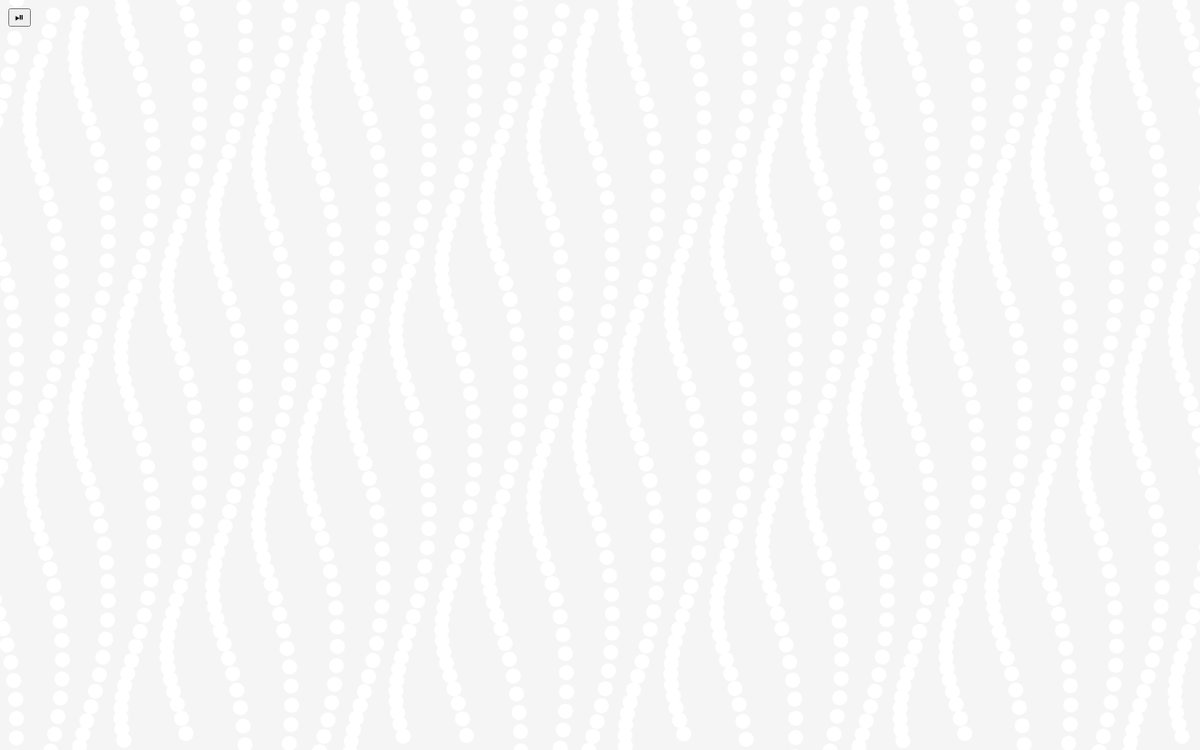
Frame 1 (no input)
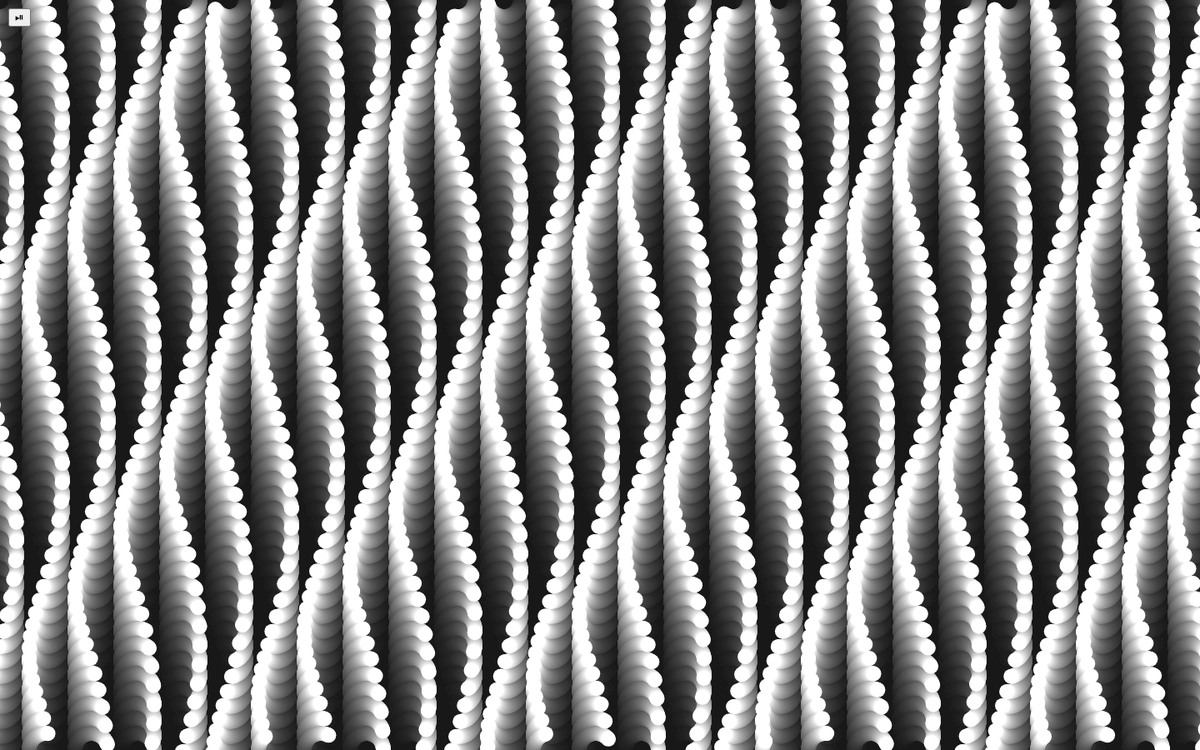
Frame 60 (no input)
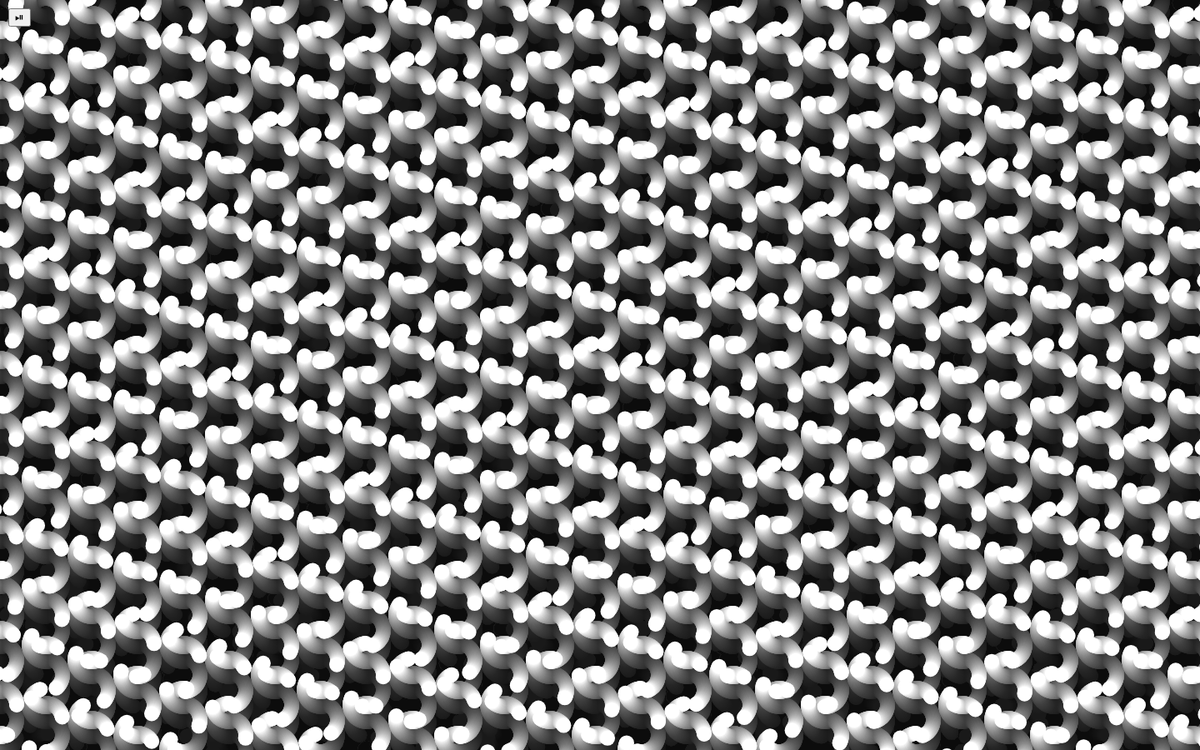
Frame 120 (the mouse pressed at the canvas centre since frame 60)

The p5.js sketch that drew these frames (run headless with seeded random() and noise() and a simulated clock; from frame 60 on, the mouse is pressed at the canvas centre):

// p5.js sketch
// ── sketch.js
let t = 0; // define new variable: time
let p = 0; // switch for starting and stopping loop

function setup() { // sets up the enviroment. can only be used once
  createCanvas(1440, 900); // width, height of canvas in pixels
  // full screen size on my 13" macbook pro
  noStroke(); // no outline of wiggle worms
  fill('white'); // beginning color of the wiggle worms or anything drawn
  hue = -30; // changing this later to make rainbow on click, -30 so it starts on red
  cursor(CROSS); // makes the cursor a cross
  button = createButton('⏯'); // pause button stops the loop + starts again
  button.position(10, 10); // button location
  button.mousePressed(pause); // calls the pause function when clicked
}

function draw() { // continous excutes code
  background(0, 10); // background and opacity to create fading effect
 
  // for makes a loop to make a x and y grid of ellipses
  // first part is the initial state; second is what's being check each time
  // if false, loop ends; third excutes after each loop
  for (let x = 0; x <= width; x = x + 55) { // 55 creates the width between each wiggle worm
    for (let y = 0; y <= height; y = y + 18) { // 18 creates height between each wiggle worm
      // starting point of each circle depends on mouse position
      //const declares a variable that cannot be redeclared
      //map re-maps a variable
      //mouseY is the vertical position of the mouse
      // 0 and height are current values, the next two are target values
      const yAngle = map(mouseY, 0, height, 13, 160, true);
      const xAngle = map(mouseX, 0, width, 29, 200);
      // variable that makes each circle vary based on it's position 
      // creates a wave effect
      const angle = yAngle * (y / height) + xAngle * (x / width);
      // each wiggle worm moves in a circle
      const myX = x + 20 * cos(2 * PI * t + angle);
      const myY = y + 20 * sin(2 * PI * t + angle);
      // make tiny circle while any key is pressed
      if (keyIsPressed === true){
        size = 3;
      } else {
        size = 18;
      }
      // draws the ellipse: location x, location y, width, height
      ellipse(myX, myY, size); // draw wiggle worm 
    }
  }

  t = t + 0.0089; // controls speed
  
}
// change color in rainbow order each time mouse is clicked!
function mouseClicked() {
  if (hue > 300) { // so it doesn't get stuck at red after 12 clicks
    hue = 0; 
  } else {
    hue += 30; 
} 
//hue > 360 ? hue = 0 : hue += 30;
// ?? ternary operator: using this instead breaks my code??? 
colorMode (HSL, 360); // changes color mode to hue, sat, brightness. 360 is max
fill(hue, 220, 200);
}

function pause(){
 if (p == 0 ){
  noLoop();
  p = 255;
} else if (p == 255){
    loop();
    p = 0;
}
}

function keyTyped(){
    if (key == 'p' && p == 0 ){
      noLoop();
      p = 255;
    } else if (key == 'p' && p == 255){
        loop();
        p = 0;
    }
}
